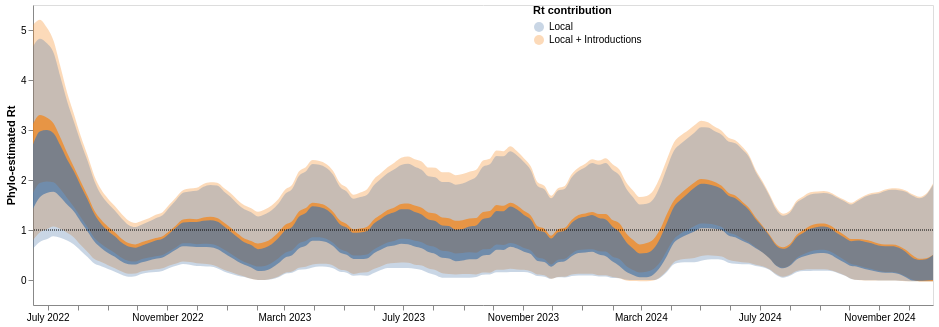

The notebook cell saved with this chart:
### Code cell
rt_line2 = alt.Chart(combined_rt_df).mark_area(interpolate='monotone', opacity = 0.7, clip = True).encode(
    alt.X('date:T', axis=alt.Axis(title="",tickCount = "month", grid=False,format="%B %Y")),
    alt.Y('lower_hpd_log_50_MA',axis=alt.Axis(title="Phylo-estimated Rt", grid=False)),#, scale=alt.Scale(domain=(0.0, 4))),
    alt.Y2('upper_hpd_log_50_MA' ),
    alt.Color("contribution", legend=alt.Legend(title = "Rt contribution", offset=-400, labelLimit = 400))
).properties(
    width=900,
    height=300
)
rt_band2 = alt.Chart(combined_rt_df,).mark_area(
    opacity=0.3, interpolate='monotone', clip = True
).encode(
    alt.X('date:T', axis=alt.Axis(title="", grid=False,format="%B %Y")),
    alt.Y('lower_hpd_log_95_MA', axis=alt.Axis(title="Phylo-estimated Rt", grid=False)),#, scale=alt.Scale(domain=(0.0, 4))),
    alt.Y2('upper_hpd_log_95_MA'), 
    alt.Color("contribution")
).properties(
    width=900,
    height=300
)

stream_plot_rt =    rt_band2+rt_line2 + one_line

stream_plot_rt

### Figure 1 — Vega-Lite specification as saved in the notebook (floating-point values rounded to 4 significant figures; data arrays with more than 128 entries replaced by an {"elided": "..."} marker saying what was removed)
{"config": {"view": {"continuousWidth": 400, "continuousHeight": 300}}, "layer": [{"mark": {"type": "area", "clip": true, "interpolate": "monotone", "opacity": 0.3}, "encoding": {"color": {"field": "contribution", "type": "nominal"}, "x": {"axis": {"format": "%B %Y", "grid": false, "title": ""}, "field": "date", "type": "temporal"}, "y": {"axis": {"grid": false, "title": "Phylo-estimated Rt"}, "field": "lower_hpd_log_95_MA", "type": "quantitative"}, "y2": {"field": "upper_hpd_log_95_MA"}}, "height": 300, "width": 900}, {"mark": {"type": "area", "clip": true, "interpolate": "monotone", "opacity": 0.7}, "encoding": {"color": {"field": "contribution", "legend": {"labelLimit": 400, "offset": -400, "title": "Rt contribution"}, "type": "nominal"}, "x": {"axis": {"format": "%B %Y", "grid": false, "tickCount": "month", "title": ""}, "field": "date", "type": "temporal"}, "y": {"axis": {"grid": false, "title": "Phylo-estimated Rt"}, "field": "lower_hpd_log_50_MA", "type": "quantitative"}, "y2": {"field": "upper_hpd_log_50_MA"}}, "height": 300, "width": 900}, {"data": {"name": "data-0f80976e06af035141dd0a0f11df9332"}, "mark": {"type": "rule", "strokeDash": [1, 1]}, "encoding": {"y": {"field": "y", "type": "quantitative"}}, "height": 300, "width": 900}], "data": {"name": "data-61919c4479a68c5de66e105b9ad4cd18"}, "$schema": "https://vega.github.io/schema/vega-lite/v4.17.0.json", "datasets": {"data-61919c4479a68c5de66e105b9ad4cd18": {"elided": "266 records"}, "data-0f80976e06af035141dd0a0f11df9332": [{"y": 1.0}]}}
